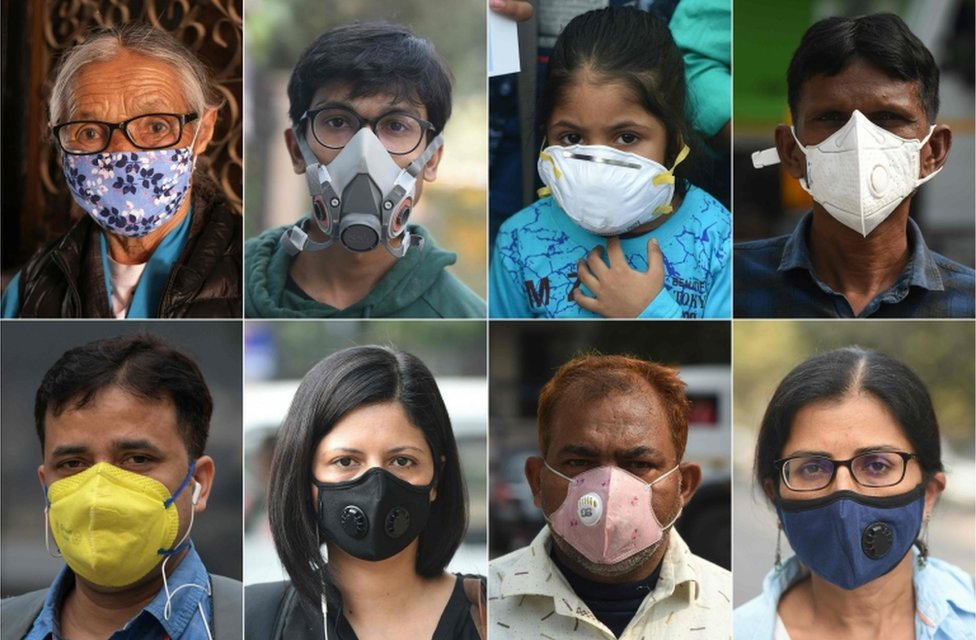
#> input picture train_data/withMask1.jpg, 976 x 640 px, found by its file name
$ jupyter execute --allow-errors Unsupervised.ipynb   (shell and % lines are left out)   (text cells are left out)
#> lines starting #> are read from the running program, lines starting #| are printed output that depends on the picture; pictures that were not available may be replaced by others from this repository, and a replacement may not be noted
[cell 1]
###import commands
import numpy as np
import sklearn
import pandas as pd
import matplotlib.pyplot as plt
import json
from pylab import *
from matplotlib.pyplot import *
import imageio

[cell 2]
###install Kaggle onto Colab

[cell 3]
#Choose the kaggle.json file that you downloaded
from google.colab import files

[cell 4]
#Make directory named kaggle and copy kaggle.json file there.

[cell 5]
#import json
token = {"username":"ninachen99","key":"ee5999a7fab2b35a875f1490862a902e"}

[cell 6]
with open('/content/kaggle.json', 'w') as file:
    json.dump(token, file)

[cell 7]
#!kaggle config set -n path -v{/content}

[cell 8]
#testing
import pandas as pd
import numpy as np
import matplotlib.pyplot as plt

im = plt.imread('/content/data_with_masks/withMask1.jpg')
#> im is the input picture: shape (640, 976, 3); mean R, G, B 100, 97.1, 89.6
plt.imshow(im)
plt.show()

[cell 9]
# This cell imports the drive library and mounts your Google Drive as a VM local drive.
from google.colab import drive
drive.mount('/content/gdrive')

[cell 10]
# List the content of your local computer folder

[cell 11]
#download files
# [23 lines left out: functions imShow, upload, not called in this run]

def download(path):
  from google.colab import files
  files.download(path)

[cell 12]
# pixel normalization
from numpy import asarray
from PIL import Image

# [14 lines left out: function scale_pixel, not called in this run]

[cell 13]
from matplotlib import pyplot as plt
import numpy as np

class ImgCompression(object):
    def __init__(self):
        pass

    # [65 lines left out: functions svd, rebuild_svd, compression_ratio, recovered_variance_proportion, not called in this run]

[cell 14]
import os, os.path
import cv2
imgs = []
path = "/content/data_with_masks/"
valid_images = [".jpg",".jpeg",".png",".img"]
i = 1
#> (the rest of this cell did not finish here and is left out)

[cell 15]
from PIL import Image
import os, os.path

imgs = []
path = "/content/data_with_masks"
valid_images = [".jpg",".jpeg",".png",".img"]
#> (the rest of this cell did not finish here and is left out)

[cell 16]
%cd ..

[cell 17]
from google.colab import files
files.download("/content/data_with_masks_compressed.zip")

[cell 18]
#print image
plt.figure()
#> (the rest of this cell did not finish here and is left out)

[cell 19]
import numpy as np
import imageio
from skimage.color import rgb2hsv, hsv2rgb
from sklearn.cluster import KMeans
import matplotlib.pyplot as plt

def quantize_hsv(img: np.ndarray, k: int) -> np.ndarray:
    width, height, dim = tuple(img.shape)

    hsvImg = rgb2hsv(img)
    reshaped = np.reshape(hsvImg[:, :, 0], (-1, 1))

    clustering = KMeans(n_clusters = k, random_state = 101).fit(reshaped)

    centers = clustering.cluster_centers_
    labels = clustering.predict(reshaped)

    quantized_img = hsvImg
    quantized_img[:, :, 0] = np.reshape(centers[labels], (hsvImg[:, :, 0].shape))

    quantized_img = (np.floor(hsv2rgb(quantized_img) * 255)).astype(np.uint8)

    return quantized_img

img = imageio.imread('./data_raw/004f.jpeg')
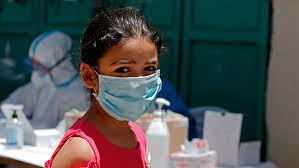
#> input picture train_data/withMask182.jpg, 299 x 168 px, given in place of 004f.jpeg, which was not available
#> img is the input picture: shape (168, 299, 3); mean R, G, B 79.8, 84.2, 84.7
plt.imshow(quantize_hsv(img, 4))
#> in quantize_hsv, `hsvImg = rgb2hsv(img)`: hsvImg: shape (168, 299, 3) float64; mean of channels 0, 1, 2 0.436, 0.54, 0.399
#> in quantize_hsv, `centers = clustering.cluster_centers_`: centers = [0.497, 0.0686, 0.958, 0.626]
#> in quantize_hsv, `quantized_img[:, :, 0] = np.reshape(centers[labels], (hsvImg[:, :, 0]...`: quantized_img: shape (168, 299, 3) float64; mean of channels 0, 1, 2 0.436, 0.54, 0.399
#> in quantize_hsv, `quantized_img = (np.floor(hsv2rgb(quantized_img) * 255)).astype(np.uin..`:
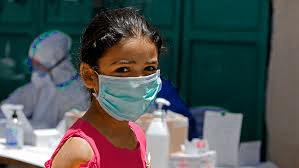
#> quantized_img: shape (168, 299, 3); mean R, G, B 79.5, 84.9, 85.4
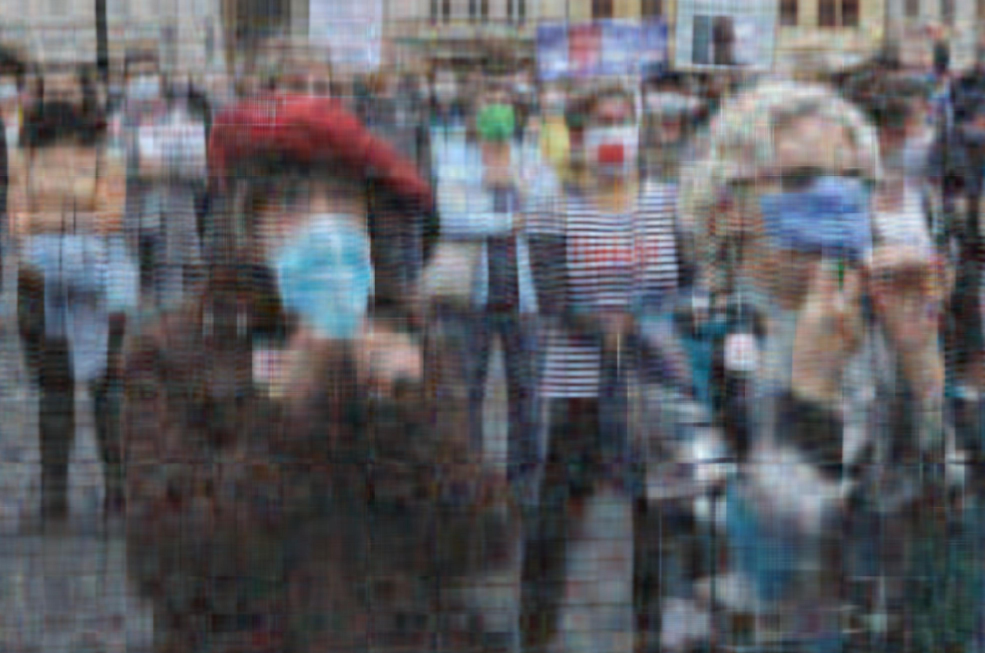
#> input picture data_with_masks_compressed/data_with_mask-100-compressed.jpg, 3938 x 2611 px, found by its file name (shown at 1/4 size)
#> further down, image is the input picture: shape (2611, 3938, 3); mean R, G, B 94.5, 94, 98.9

[cell 20]
import cv2
imgs = []
path = "/content/data_with_masks_compressed/"
valid_images = [".jpg",".jpeg",".png",".img"]
i = 1
#> (the rest of this cell did not finish here and is left out)

#> in quantize_hsv (call 2), `hsvImg = rgb2hsv(img)`: hsvImg: shape (2611, 3938, 3) float64; mean of channels 0, 1, 2 0.486, 0.183, 0.416
#> in quantize_hsv (call 2), `quantized_img[:, :, 0] = np.reshape(centers[labels], (hsvImg[:, :, 0]...`: quantized_img: shape (2611, 3938, 3) float64; mean of channels 0, 1, 2 0.486, 0.183, 0.416

    curr_directory = r'/content'
    # Image directory
    directory = r'/content/data_with_masks_compressed'

    # Change to specified directory
    os.chdir(directory)

    # Filename
    filename = 'data_with_mask-' + str(i) + '-compressed.jpg'

    # Saving the image
    plt.imsave(filename, img_rebuild)
    print("saved")

    i = i+1
    del image
    del img_rebuild

[cell 21]
from sklearn.cluster import KMeans
from sklearn import metrics
from scipy.spatial.distance import cdist
import numpy as np
import matplotlib.pyplot as plt


inertias = []
K = range(1,10)

X = imageio.imread('./data_raw/010-wuhan-coronavirus_1024.jpg')
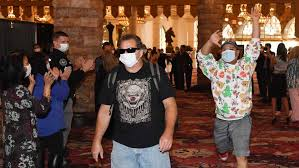
#> input picture train_data/withMask190.jpg, 299 x 168 px, given in place of 010-wuhan-coronavirus_1024.jpg, which was not available
#> X is the input picture: shape (168, 299, 3); mean R, G, B 97.5, 70.6, 59.2

X = X[:,:,0]
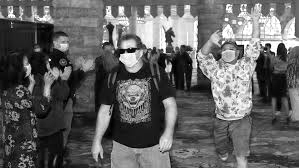
#> X: shape (168, 299); min 0, max 255, mean 97.5

for k in K:
  hsvImg = rgb2hsv(img)
  kmeanModel = KMeans(n_clusters=k).fit(X)
  kmeanModel.fit(X)
  inertias.append(kmeanModel.inertia_)
#> after the loop, inertias = [173547613.5, 123412940.4, 108373344.4, 98436070.6, 81576538, 73539828.9, 70029810.4, 60303766.4, 57259568.3]

plt.plot(K, inertias, 'bx-')
plt.xlabel('Values of K')
plt.ylabel('Inertia')
plt.title('The Elbow Method using Inertia')
plt.show()
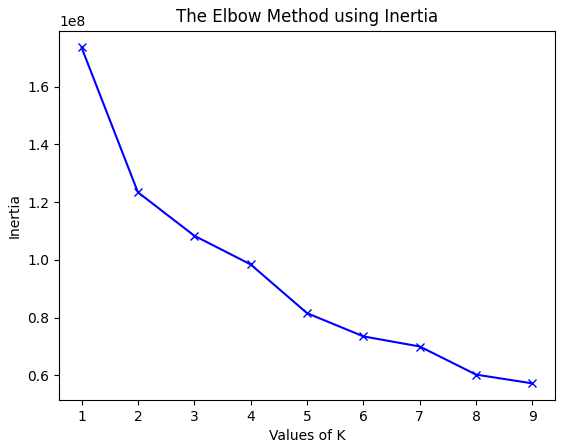
#> figure drawn by matplotlib, 1 panel

#> (a cell that did not finish here is left out)

[cell 23]
img = imageio.imread('./data_raw/004f.jpeg')
k = 20
#> (the rest of this cell did not finish here and is left out)

[cell 24]
import os, os.path
import cv2
from matplotlib.image import imread
from numpy import asarray
from PIL import Image
from matplotlib import pyplot as plt
import numpy as np

imgs = []
path = "/content/test_data"
valid_images = [".jpg",".jpeg",".png",".img"]
i = 1
y_test = []
x_test = []

index = 0
for f in os.listdir(path):
    ext = os.path.splitext(f)[1]
    if ext.lower() not in valid_images:
        continue

    if f == "^mixed" or "^withoutMask":
      imgs.append(Image.open(os.path.join(path,f)))

      image = plt.imread(path +"/" +f)
      #print(type(image))
      fig = plt.figure(figsize=(10,10))

      #append zeros to y_train
      y_test.append(0)
      x_test.append(image)

    elif f == "^withMask":
      imgs.append(Image.open(os.path.join(path,f)))

      image = plt.imread(path +"/" +f)
      #print(type(image))
      fig = plt.figure(figsize=(10,10))

      #append ones to y_train
      y_test.append(1)
      x_test.append(image)
      #print(y_test)

#print(len(x_test[0]))
y_test = np.asarray(y_test, dtype = np.float32)
x_test = np.asarray(x_test, dtype = np.float32)
#print(x_test.shape)

[cell 25]
import glob, os

dataset_path = '/content/data_with_masks_compressed'

# Percentage of images to be used for the test set
percentage_test = 30;

# Create and/or truncate train.txt and test.txt
file_train = open('train_images.txt', 'w')
file_test = open('test_images.txt', 'w')

# Populate train.txt and test.txt
counter = 1
index_test = round(100 / percentage_test)
for pathAndFilename in glob.iglob(os.path.join(dataset_path, "*.jpg")):
    title, ext = os.path.splitext(os.path.basename(pathAndFilename))

    if counter == index_test+1:
        counter = 1
        file_test.write(dataset_path + "/" + title + '.jpg' + "\n")
    else:
        file_train.write(dataset_path + "/" + title + '.jpg' + "\n")
        counter = counter + 1

[cell 26]
import os, os.path
import cv2
from matplotlib.image import imread

imgs = []
path = "/content/train_data"
valid_images = [".jpg",".jpeg",".png",".img"]
i = 1
y_train = []
x_train = []
for f in os.listdir(path):
    ext = os.path.splitext(f)[1]
    if ext.lower() not in valid_images:
        continue

    if f == "mixed+" or "withoutMask+":
      imgs.append(Image.open(os.path.join(path,f)))
      image = plt.imread(path +"/" +f,0)
      fig = plt.figure(figsize=(10,10))

      #append zeros to y_train
      y_train.append(0)
      x_train.append(image)

    elif f == "withMask+":
      imgs.append(Image.open(os.path.join(path,f)))
      image = plt.imread(path +"/" +f,0)
      #print(type(image))
      fig = plt.figure(figsize=(10,10))

      #append zeros to y_train
      y_train.append(1)
      x_train.append(image)
y_train = np.array(y_train, dtype = np.float32)
#> (the rest of this cell did not finish here and is left out)

[cell 27]
print(type(x_train))
#| <class 'list'>
print(type(x_test))
#| <class 'numpy.ndarray'>
print(type(y_train))
print(type(y_test))
#> (the rest of this cell did not finish here and is left out)
